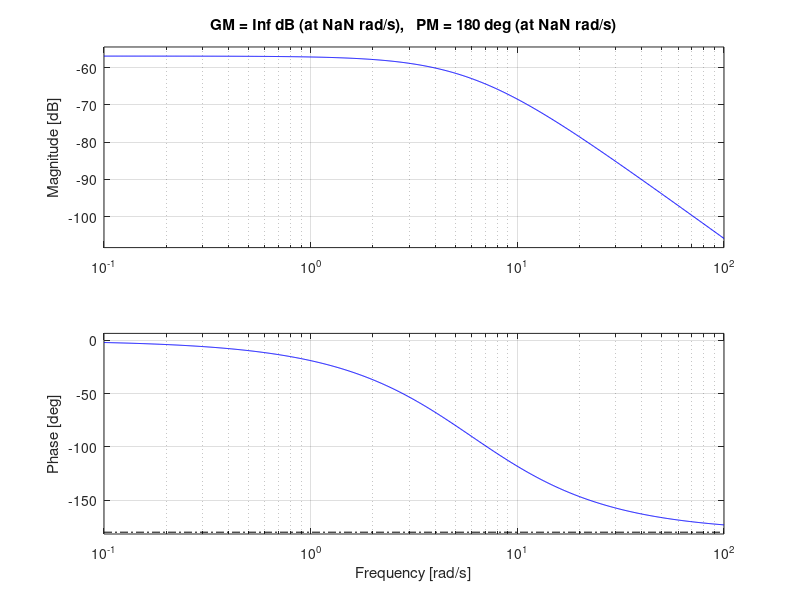
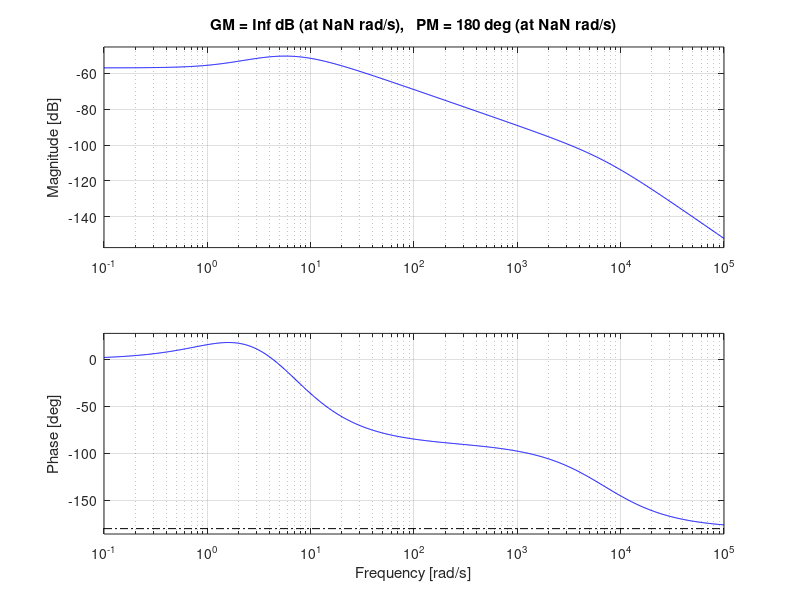
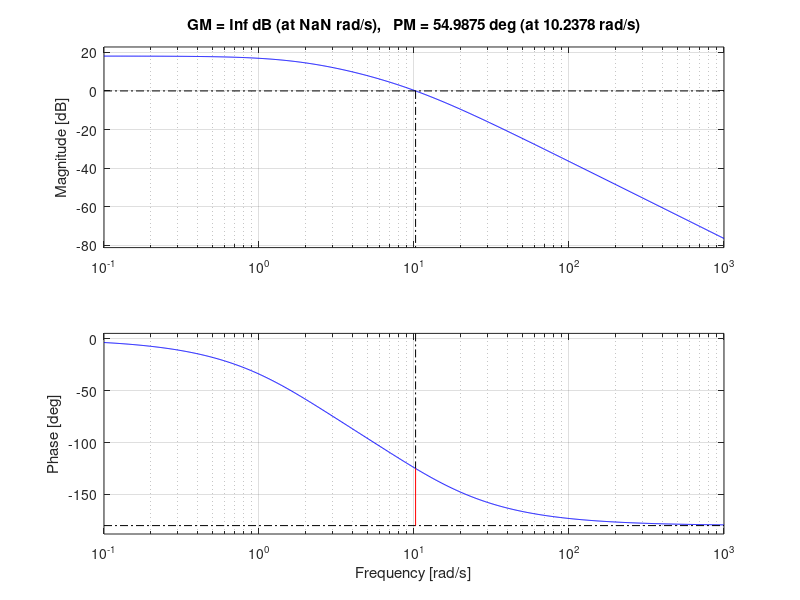
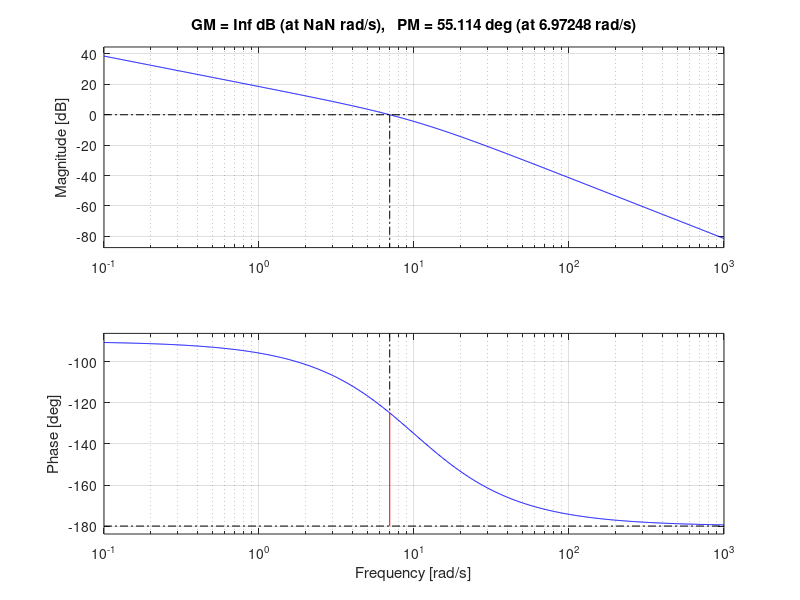

Write MATLAB code to recreate these figures, in order. (Note: this script raises an error after producing the figures.)
clc;
clear;
close all;
%Q1:
G = tf(1,[1 12 36]);
figure(1)
k=0.05138888;
margin(k*G)

omega_c = 14.5;
a_dB = -73.6;
z = omega_c/10;
alpha = 10^(a_dB/20);
p = z/alpha;
Gc = tf([1 z],[1 p]);
L = k * (p/z) * Gc * G;
figure(2)
margin(L)

%Q2:
G = tf(18.75,[1 12 18.75]);
figure(3)
fprintf('Q2: P controller Gc(s):')
k = 8
margin(k*G) %P.M. = 55 deg

%Q3:
G = tf(1,[1 10]);
Gc = tf(85,[1 0]);
L = Gc * G;
figure(4)
margin(L) %P.M. = 55.1 deg
T = feedback(L,1);
fprintf('Q3: PO: \n')
stepinfo(T) %P.O. = 13.1612

%Q4:
G = tf([1 2],[1 6 14 8]);
figure(5)
rlocus(G) %Q4(1)
zeta = 0.707;
sgrid(zeta,10^3);
fprintf('Q4(2):')
k = 3.18 %zeta = 0.707

%Q5:
G = tf([20 20],[1 2 25 0]);
z = 1;
p = 25;
Gc = tf([1 z],[1 p]);
L = G * Gc;
figure(5)
rlocus(L)
zeta = 0.6901067306; %P.O. <= 5%
fprintf('Q5: PO:')
PO(zeta) %P.O. <= 5%
sgrid(zeta,10^3);
k = 100;
L = k * G * Gc;
T = feedback(L,1);
fprintf('Q5: Ts:')
stepinfo(T) %Ts <= 5s
fprintf('Q5: the compensator Gc(s):')
k * Gc

%Q6:

%Q7:
G = tf([0.2],[6 7 1 0]);
figure(6)
margin(G)
phi_m = 40-40-5;
phi_m = phi_m*pi/180;
alpha = (1+sin(phi_m))/(1-sin(phi_m));
wm = 0.148;
p = wm*alpha^0.5;
z = p/alpha;
Gc = tf([1 z],[1 p]);
L = (p/z) * G * Gc;
figure(7)
margin(L) %P.M. = 37.1 deg

%Q8:
G = tf(1,[1 4 3]);
figure(8)
margin(G)
z = 22.4;
Gc = tf([1 z],[1]);
L = Gc * G;
figure(9)
margin(L) %P.M. = 59.1 deg
fprintf('Q8: Kp = 0.08928 \n')

function y = PO(x)
    y = exp(-pi*x/sqrt(1-x^2));
end




